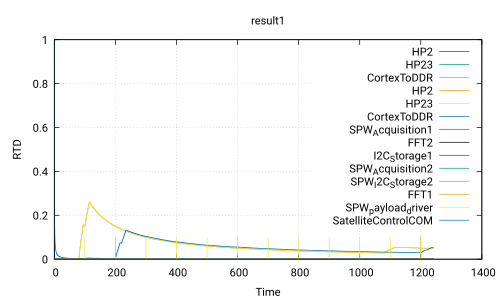

The script that saved this image:
 set title 'result1'
 set ylabel 'RTD'
 set xlabel 'Time'
 set grid
 set term pdf
 set output 'Use_case_DoubleCamera_noSafety.ATIPPIC0.executable220.0_20.0.pdf'
 plot 'Use_case_DoubleCamera_noSafety.ATIPPIC0.executable220.0_20.0.csv' using 1:2 with lines title 'HP2','Use_case_DoubleCamera_noSafety.ATIPPIC0.executable220.0_20.0.csv' using 1:3 with lines title 'HP23','Use_case_DoubleCamera_noSafety.ATIPPIC0.executable220.0_20.0.csv' using 1:4 with lines title 'CortexToDDR','Use_case_DoubleCamera_noSafety.ATIPPIC0.executable220.0_20.0.csv' using 1:5 with lines title 'HP2','Use_case_DoubleCamera_noSafety.ATIPPIC0.executable220.0_20.0.csv' using 1:6 with lines title 'HP23','Use_case_DoubleCamera_noSafety.ATIPPIC0.executable220.0_20.0.csv' using 1:7 with lines title 'CortexToDDR','Use_case_DoubleCamera_noSafety.ATIPPIC0.executable220.0_20.0.csv' using 1:8 with lines title 'SPW_Acquisition1','Use_case_DoubleCamera_noSafety.ATIPPIC0.executable220.0_20.0.csv' using 1:9 with lines title 'FFT2','Use_case_DoubleCamera_noSafety.ATIPPIC0.executable220.0_20.0.csv' using 1:10 with lines title 'I2C_Storage1','Use_case_DoubleCamera_noSafety.ATIPPIC0.executable220.0_20.0.csv' using 1:11 with lines title 'SPW_Acquisition2','Use_case_DoubleCamera_noSafety.ATIPPIC0.executable220.0_20.0.csv' using 1:12 with lines title 'SPW_I2C_Storage2','Use_case_DoubleCamera_noSafety.ATIPPIC0.executable220.0_20.0.csv' using 1:13 with lines title 'FFT1','Use_case_DoubleCamera_noSafety.ATIPPIC0.executable220.0_20.0.csv' using 1:14 with lines title 'SPW_payload_driver','Use_case_DoubleCamera_noSafety.ATIPPIC0.executable220.0_20.0.csv' using 1:15 with lines title 'SatelliteControlCOM'
